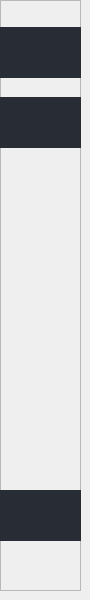
     <widget class="QWidget" name="page_15">
      <widget class="QFrame" name="frame_37">
       <property name="geometry">
        <rect>
         <x>0</x>
         <y>0</y>
         <width>81</width>
         <height>591</height>
        </rect>
       </property>
       <property name="styleSheet">
        <string notr="true">QPushButton {
	/*background-image: url(c:/Users/user/Documents/Ressources_Humaines/icons/16x16/cil-user.png);*/
	background-position: center;
	background-repeat: no-reperat;
	border: none;
	background-color: rgb(40, 44, 52);
}
QPushButton:hover {
	background-color: rgb(33, 37, 43);
}
QPushButton:pressed {	
	background-color: rgb(85, 170, 255);
}</string>
       </property>
       <property name="frameShape">
        <enum>QFrame::StyledPanel</enum>
       </property>
       <property name="frameShadow">
        <enum>QFrame::Raised</enum>
       </property>
       <widget class="QPushButton" name="naissanceside">
        <property name="geometry">
         <rect>
          <x>0</x>
          <y>27</y>
          <width>91</width>
          <height>51</height>
         </rect>
        </property>
        <property name="text">
         <string/>
        </property>
       </widget>
       <widget class="QPushButton" name="decesside">
        <property name="geometry">
         <rect>
          <x>0</x>
          <y>97</y>
          <width>91</width>
          <height>51</height>
         </rect>
        </property>
        <property name="text">
         <string/>
        </property>
       </widget>
       <widget class="QPushButton" name="retourmenu">
        <property name="geometry">
         <rect>
          <x>0</x>
          <y>490</y>
          <width>91</width>
          <height>51</height>
         </rect>
        </property>
        <property name="text">
         <string/>
        </property>
       </widget>
      </widget>
     </widget>
